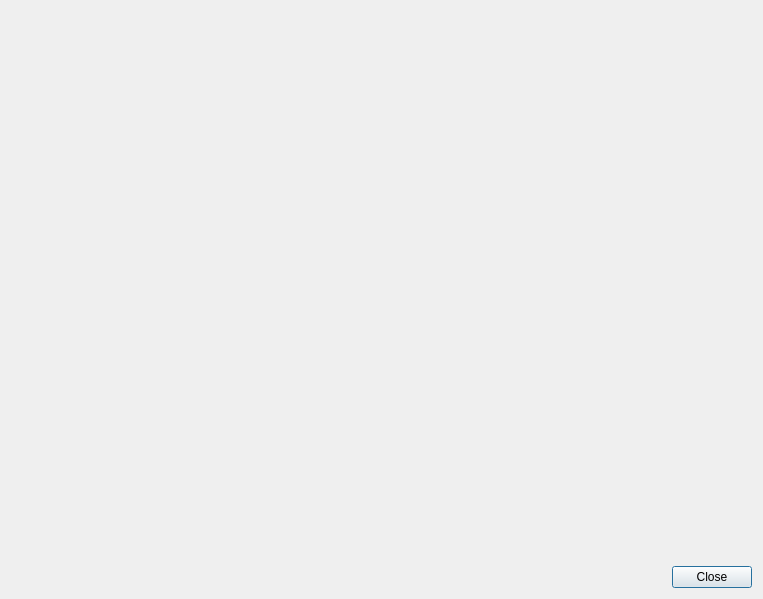
<?xml version="1.0" encoding="UTF-8"?>
<ui version="4.0">
 <class>DialogEntropy</class>
 <widget class="QDialog" name="DialogEntropy">
  <property name="windowModality">
   <enum>Qt::WindowModal</enum>
  </property>
  <property name="geometry">
   <rect>
    <x>0</x>
    <y>0</y>
    <width>763</width>
    <height>599</height>
   </rect>
  </property>
  <property name="windowTitle">
   <string>Entropy</string>
  </property>
  <property name="modal">
   <bool>true</bool>
  </property>
  <layout class="QVBoxLayout" name="verticalLayout">
   <item>
    <widget class="XEntropyWidget" name="widgetEntropy" native="true">
     <property name="sizePolicy">
      <sizepolicy hsizetype="Preferred" vsizetype="Expanding">
       <horstretch>0</horstretch>
       <verstretch>0</verstretch>
      </sizepolicy>
     </property>
    </widget>
   </item>
   <item>
    <layout class="QHBoxLayout" name="horizontalLayout">
     <item>
      <spacer name="horizontalSpacer">
       <property name="orientation">
        <enum>Qt::Horizontal</enum>
       </property>
       <property name="sizeHint" stdset="0">
        <size>
         <width>40</width>
         <height>20</height>
        </size>
       </property>
      </spacer>
     </item>
     <item>
      <widget class="QPushButton" name="pushButtonClose">
       <property name="text">
        <string>Close</string>
       </property>
      </widget>
     </item>
    </layout>
   </item>
  </layout>
 </widget>
 <customwidgets>
  <customwidget>
   <class>XEntropyWidget</class>
   <extends>QWidget</extends>
   <header>xentropywidget.h</header>
   <container>1</container>
  </customwidget>
 </customwidgets>
 <resources/>
 <connections/>
</ui>
